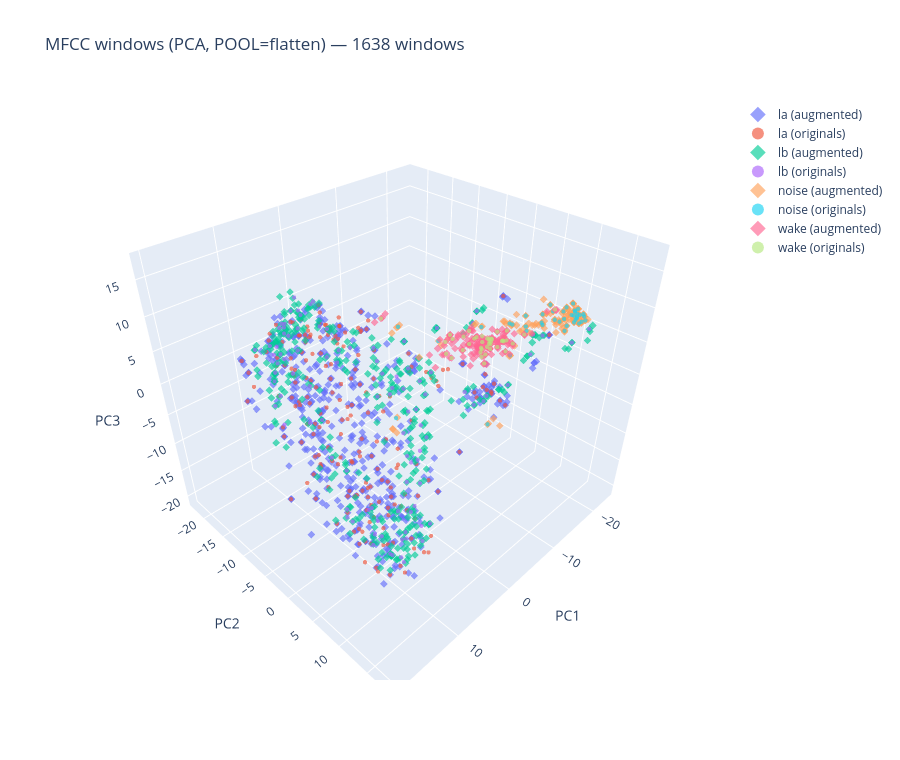

The notebook cell saved with this chart:
### Markdown cell above
## 3. The 3-D picture

Colour = label, shape = source (circle = your recording, diamond = augmentation).
Hover for the source file. Rotate it — the interesting overlaps are rarely frontal.

### Code cell
df = pd.DataFrame({
    axis_names[0]: Z[:, 0], axis_names[1]: Z[:, 1], axis_names[2]: Z[:, 2],
    "label": labels, "source": sources, "path": paths,
})

fig = go.Figure()
for label in sorted(df["label"].unique()):
    for source in sorted(df["source"].unique()):
        sub = df[(df.label == label) & (df.source == source)]
        if sub.empty:
            continue
        fig.add_trace(go.Scatter3d(
            x=sub[axis_names[0]], y=sub[axis_names[1]], z=sub[axis_names[2]],
            mode="markers",
            name=f"{label} ({source})",
            marker=dict(size=2.5, symbol="circle" if source == "originals" else "diamond", opacity=0.65),
            text=sub["path"], hovertemplate="%{text}<extra></extra>",
        ))
fig.update_layout(
    height=760,
    title=f"MFCC windows ({METHOD.upper()}, POOL={POOL}) — {len(df)} windows",
    legend=dict(itemsizing="constant"),
    scene=dict(xaxis_title=axis_names[0], yaxis_title=axis_names[1], zaxis_title=axis_names[2]),
)
BUILD.mkdir(exist_ok=True)
fig.write_html(BUILD / "mfcc_3d.html", include_plotlyjs="cdn")
print("saved:", BUILD / "mfcc_3d.html")
fig.show()

### Figure 1 — Plotly figure (JSON) as saved in the notebook; plotly's stock layout.template omitted (floating-point values rounded to 4 significant figures; data arrays with more than 128 entries replaced by an {"elided": "..."} marker saying what was removed)
{"data": [{"hovertemplate": "%{text}<extra></extra>", "marker": {"opacity": 0.65, "size": 2.5, "symbol": "diamond"}, "mode": "markers", "name": "la (augmented)", "text": {"elided": "531 str values"}, "type": "scatter3d", "x": {"elided": "531 float values"}, "y": {"elided": "531 float values"}, "z": {"elided": "531 float values"}}, {"hovertemplate": "%{text}<extra></extra>", "marker": {"opacity": 0.65, "size": 2.5, "symbol": "circle"}, "mode": "markers", "name": "la (originals)", "text": {"elided": "207 str values"}, "type": "scatter3d", "x": {"elided": "207 float values"}, "y": {"elided": "207 float values"}, "z": {"elided": "207 float values"}}, {"hovertemplate": "%{text}<extra></extra>", "marker": {"opacity": 0.65, "size": 2.5, "symbol": "diamond"}, "mode": "markers", "name": "lb (augmented)", "text": {"elided": "397 str values"}, "type": "scatter3d", "x": {"elided": "397 float values"}, "y": {"elided": "397 float values"}, "z": {"elided": "397 float values"}}, {"hovertemplate": "%{text}<extra></extra>", "marker": {"opacity": 0.65, "size": 2.5, "symbol": "circle"}, "mode": "markers", "name": "lb (originals)", "text": ["originals/lb/lb_local_02.wav", "originals/lb/lb_local_03.wav", "originals/lb/lb_local_04.wav", "originals/lb/lb_local_05.wav", "originals/lb/lb_local_06.wav", "originals/lb/lb_local_06.wav", "originals/lb/lb_local_07.wav", "originals/lb/lb_local_08.wav", "originals/lb/lb_local_09.wav", "originals/lb/lb_local_09.wav", "originals/lb/lb_local_09.wav", "originals/lb/lb_local_09.wav", "originals/lb/lb_local_10.wav", "originals/lb/lb_local_11.wav", "originals/lb/lb_local_12.wav", "originals/lb/lb_local_13.wav", "originals/lb/lb_local_14.wav", "originals/lb/lb_local_15.wav", "originals/lb/lb_local_15.wav", "originals/lb/lb_local_15.wav", "originals/lb/lb_local_15.wav", "originals/lb/lb_local_16.wav", "originals/lb/lb_local_17.wav", "originals/lb/lb_local_18.wav", "originals/lb/lb_local_19.wav", "originals/lb/lb_local_20.wav", "originals/lb/lb_local_21.wav", "originals/lb/lb_local_22.wav", "originals/lb/lb_local_23.wav", "originals/lb/lb_local_24.wav", "originals/lb/lb_local_25.wav", "originals/lb/lb_local_26.wav", "originals/lb/lb_local_27.wav", "originals/lb/lb_local_28.wav", "originals/lb/lb_local_29.wav", "originals/lb/lb_local_30.wav", "originals/lb/lb_local_31.wav", "originals/lb/lb_local_32.wav", "originals/lb/lb_local_33.wav", "originals/lb/lb_local_33.wav", "originals/lb/lb_local_33.wav", "originals/lb/lb_local_33.wav", "originals/lb/lb_local_34.wav", "originals/lb/lb_local_35.wav", "originals/lb/lb_local_36.wav", "originals/lb/lb_local_36.wav", "originals/lb/lb_local_36.wav", "originals/lb/lb_local_37.wav", "originals/lb/lb_local_37.wav", "originals/lb/lb_local_37.wav", "originals/lb/lb_local_37.wav", "originals/lb/lb_local_37.wav", "originals/lb/lb_local_37.wav", "originals/lb/lb_local_38.wav", "originals/lb/lb_local_38.wav", "originals/lb/lb_local_38.wav", "originals/lb/lb_local_39.wav", "originals/lb/lb_local_40.wav", "originals/lb/lb_local_40.wav", "originals/lb/lb_local_40.wav", "originals/lb/lb_local_40.wav", "originals/lb/lb_local_41.wav", "originals/lb/lb_local_42.wav", "originals/lb/lb_local_42.wav", "originals/lb/lb_local_42.wav", "originals/lb/lb_local_42.wav", "originals/lb/lb_local_42.wav", "originals/lb/lb_local_42.wav", "originals/lb/lb_local_43.wav", "originals/lb/lb_local_43.wav", "originals/lb/lb_local_43.wav", "originals/lb/lb_local_43.wav", "originals/lb/lb_local_43.wav", "originals/lb/lb_local_43.wav", "originals/lb/lb_local_43.wav", "originals/lb/lb_local_44.wav", "originals/lb/lb_local_44.wav", "originals/lb/lb_local_44.wav", "originals/lb/lb_local_44.wav", "originals/lb/lb_local_44.wav", "originals/lb/lb_local_44.wav", "originals/lb/lb_local_44.wav", "originals/lb/lb_local_45.wav", "originals/lb/lb_local_45.wav", "originals/lb/lb_local_45.wav", "originals/lb/lb_local_46.wav", "originals/lb/lb_local_47.wav", "originals/lb/lb_local_48.wav", "originals/lb/lb_local_48.wav", "originals/lb/lb_local_48.wav", "originals/lb/lb_local_49.wav", "originals/lb/lb_local_49.wav", "originals/lb/lb_local_49.wav", "originals/lb/lb_local_50.wav", "originals/lb/lb_local_51.wav", "originals/lb/lb_local_51.wav", "originals/lb/lb_local_51.wav", "originals/lb/lb_local_52.wav"], "type": "scatter3d", "x": [-16.47, -12.37, 11.43, -16.18, 4.886, 11.72, -19.34, -6.38, 6.522, 6.712, 9.31, 12.62, 10.36, -12.89, -14.46, 5.348, 7.272, 10.68, 8.197, 10.1, 11.45, -7.948, 2.194, -20.44, -12.08, -14.77, 2.736, 5.15, 5.462, -19.6, -17.63, 7.156, 6.835, -15.24, 1.084, -11.96, 0.2308, -2.16, 6.522, 7.351, 13.74, 15.65, 4.38, -5.969, 8.129, 9.72, 13.48, 10.01, 12.01, 12.16, 8.936, 11.95, 14.4, 8.938, 10.72, 13.72, -4.723, 8.209, 10.72, 12.45, 9.847, -18.21, 10.47, 11.85, 13.77, 11.03, 11.91, 13.6, 8.354, 11.0, 13.54, 9.968, 10.78, 12.9, 13.25, 8.141, 10.89, 13.71, 12.1, 8.079, 10.77, 12.99, 10.6, 10.73, 12.74, -0.6992, -20.41, 6.778, 9.796, 11.83, 5.356, 9.022, 10.15, 3.882, 7.364, 10.83, 12.27, 1.647], "y": [7.36, 1.609, 12.31, 4.457, 3.569, 14.67, 7.085, -6.492, 6.836, -2.483, 2.706, 14.65, -9.399, -0.5852, 2.186, -15.03, -15.23, -16.97, -2.634, 10.18, 7.266, -4.931, -15.58, -5.349, -6.581, -8.073, -17.73, -14.83, -15.57, -5.278, 12.57, -15.02, -15.25, 1.134, -19.61, -8.914, -21.9, -15.61, -18.45, 1.092, 16.12, 6.11, -19.24, -6.246, -16.84, 7.481, 16.0, -13.21, 11.8, 10.9, -14.5, 6.352, 15.14, -16.01, 8.092, 15.06, -10.31, -16.5, 5.959, 14.52, -10.26, 14.34, -14.21, 7.85, 11.58, -10.62, 2.528, 15.65, -15.87, 10.33, 13.87, -11.83, 0.1078, 14.27, 1.416, -14.27, 5.516, 15.39, -0.9137, -10.01, 10.95, 11.13, -13.45, 0.1017, 12.93, -4.959, 4.864, -11.09, 9.293, 11.51, -10.88, 13.09, 10.49, -12.7, -6.714, 13.62, 7.748, -13.1], "z": [1.655, -7.632, -4.565, -4.633, -15.27, 7.776, 3.276, 2.111, -2.592, 8.57, -12.5, 6.53, 3.335, -6.731, -6.801, 2.041, 6.864, 3.649, -9.857, -10.4, 8.878, -4.519, 7.654, 1.793, -5.785, 0.1169, 6.063, 5.473, 7.929, 0.1132, 5.273, 6.352, 6.659, -8.691, 3.972, -4.262, 5.57, -1.484, -1.064, -14.66, -2.233, 14.56, 2.498, -5.523, -1.096, -16.9, 14.62, -7.016, -12.82, 13.52, 4.436, -14.17, 6.396, -1.736, -15.36, 12.53, -2.126, 1.964, -11.09, 9.626, 8.261, 7.778, -4.134, -11.53, 12.55, 5.966, -12.85, 3.435, -4.376, -14.0, 11.56, 8.75, -14.64, -1.209, 11.97, 2.267, -13.69, 6.46, 14.31, -5.982, -10.4, 12.67, 5.73, -13.22, 1.248, 0.2005, 2.061, -1.164, -12.57, 6.578, -7.493, -7.604, 13.34, 9.804, -10.6, -8.721, 15.5, 4.658]}, {"hovertemplate": "%{text}<extra></extra>", "marker": {"opacity": 0.65, "size": 2.5, "symbol": "diamond"}, "mode": "markers", "name": "noise (augmented)", "text": {"elided": "160 str values"}, "type": "scatter3d", "x": {"elided": "160 float values"}, "y": {"elided": "160 float values"}, "z": {"elided": "160 float values"}}, {"hovertemplate": "%{text}<extra></extra>", "marker": {"opacity": 0.65, "size": 2.5, "symbol": "circle"}, "mode": "markers", "name": "noise (originals)", "text": ["originals/noise/noise_local_01.wav", "originals/noise/noise_local_02.wav", "originals/noise/noise_local_03.wav", "originals/noise/noise_local_04.wav", "originals/noise/noise_local_05.wav", "originals/noise/noise_local_06.wav", "originals/noise/noise_local_07.wav", "originals/noise/noise_local_08.wav", "originals/noise/noise_local_09.wav", "originals/noise/noise_local_10.wav", "originals/noise/noise_local_11.wav", "originals/noise/noise_local_12.wav", "originals/noise/noise_local_13.wav", "originals/noise/noise_local_14.wav", "originals/noise/noise_local_15.wav", "originals/noise/noise_local_16.wav", "originals/noise/noise_local_17.wav", "originals/noise/noise_local_18.wav", "originals/noise/noise_local_19.wav", "originals/noise/noise_local_20.wav", "originals/noise/noise_local_21.wav", "originals/noise/noise_local_22.wav", "originals/noise/noise_local_23.wav", "originals/noise/noise_local_24.wav", "originals/noise/noise_local_25.wav", "originals/noise/noise_local_26.wav", "originals/noise/noise_local_27.wav", "originals/noise/noise_local_28.wav", "originals/noise/noise_local_29.wav", "originals/noise/noise_local_30.wav", "originals/noise/noise_local_31.wav", "originals/noise/noise_local_32.wav", "originals/noise/noise_local_33.wav", "originals/noise/noise_local_34.wav", "originals/noise/noise_local_35.wav", "originals/noise/noise_local_36.wav", "originals/noise/noise_local_37.wav", "originals/noise/noise_local_38.wav", "originals/noise/noise_local_39.wav", "originals/noise/noise_local_40.wav"], "type": "scatter3d", "x": [-20.91, -19.81, -14.94, -21.9, -21.47, -23.36, -23.61, -22.18, -22.35, -23.42, -22.46, -21.24, -17.13, -21.68, -21.89, -22.49, -19.91, -6.64, -22.07, -21.97, -22.55, -21.75, -22.34, -22.42, -3.062, -15.79, -21.29, -21.96, -20.94, -23.0, -21.44, 6.076, -23.1, -22.71, -22.39, -22.8, -21.25, -22.72, -21.98, -22.86], "y": [9.045, 7.331, 2.455, 9.022, 5.321, 6.968, 9.837, 9.337, 8.312, 10.79, 10.4, 10.2, 3.653, 11.34, 9.926, 9.108, 4.057, -0.4863, 11.01, 11.32, 9.651, 5.338, 10.1, 6.746, -4.325, -0.7013, 9.173, 10.15, 10.85, 9.234, 0.01674, 4.565, 1.723, 1.765, 10.04, 4.47, 0.6569, 7.698, 6.567, 9.772], "z": [6.019, 7.917, -12.11, 4.556, 3.701, 3.77, 4.553, 6.212, 6.922, 5.483, 6.534, 6.844, -0.4398, 7.337, 7.076, 7.75, 2.512, 4.619, 5.906, 6.876, 5.091, 3.248, 6.225, 4.363, 6.641, 2.899, 4.08, 5.911, 6.813, 6.564, 1.449, 1.622, 0.9726, 2.914, 6.636, 4.171, 1.6, 5.929, 5.789, 7.064]}, {"hovertemplate": "%{text}<extra></extra>", "marker": {"opacity": 0.65, "size": 2.5, "symbol": "diamond"}, "mode": "markers", "name": "wake (augmented)", "text": {"elided": "164 str values"}, "type": "scatter3d", "x": {"elided": "164 float values"}, "y": {"elided": "164 float values"}, "z": {"elided": "164 float values"}}, {"hovertemplate": "%{text}<extra></extra>", "marker": {"opacity": 0.65, "size": 2.5, "symbol": "circle"}, "mode": "markers", "name": "wake (originals)", "text": ["originals/wake/wake_local_01.wav", "originals/wake/wake_local_02.wav", "originals/wake/wake_local_03.wav", "originals/wake/wake_local_04.wav", "originals/wake/wake_local_05.wav", "originals/wake/wake_local_06.wav", "originals/wake/wake_local_07.wav", "originals/wake/wake_local_08.wav", "originals/wake/wake_local_11.wav", "originals/wake/wake_local_12.wav", "originals/wake/wake_local_13.wav", "originals/wake/wake_local_14.wav", "originals/wake/wake_local_15.wav", "originals/wake/wake_local_16.wav", "originals/wake/wake_local_17.wav", "originals/wake/wake_local_18.wav", "originals/wake/wake_local_19.wav", "originals/wake/wake_local_20.wav", "originals/wake/wake_local_21.wav", "originals/wake/wake_local_22.wav", "originals/wake/wake_local_23.wav", "originals/wake/wake_local_24.wav", "originals/wake/wake_local_25.wav", "originals/wake/wake_local_26.wav", "originals/wake/wake_local_27.wav", "originals/wake/wake_local_28.wav", "originals/wake/wake_local_29.wav", "originals/wake/wake_local_30.wav", "originals/wake/wake_local_31.wav", "originals/wake/wake_local_32.wav", "originals/wake/wake_local_33.wav", "originals/wake/wake_local_34.wav", "originals/wake/wake_local_35.wav", "originals/wake/wake_local_36.wav", "originals/wake/wake_local_37.wav", "originals/wake/wake_local_38.wav", "originals/wake/wake_local_39.wav", "originals/wake/wake_local_40.wav", "originals/wake/wake_local_41.wav", "originals/wake/wake_local_42.wav", "originals/wake/wake_local_43.wav"], "type": "scatter3d", "x": [-21.58, -21.63, -18.46, -16.77, -16.55, -17.65, -0.3689, -14.49, -23.09, -19.93, -21.11, -16.52, -19.91, -21.38, -14.86, -21.59, -20.13, -22.12, -22.16, -21.07, -21.37, -19.88, -14.55, -20.8, -20.49, -20.5, -19.89, -21.69, -19.55, -18.84, -21.06, -21.06, -21.34, -21.43, -20.45, -20.41, -20.65, -19.66, -18.83, -17.25, -20.99], "y": [-0.4162, -2.167, -4.972, -6.634, -6.999, -5.316, -4.623, -6.084, 6.169, -2.186, 1.159, -4.374, -3.572, -1.736, -6.16, -2.981, -3.783, -1.511, -0.7477, -2.793, -2.97, -3.379, -4.822, -5.732, -3.93, -5.1, -2.714, -1.07, -3.2, -5.096, -3.128, -2.712, -3.693, -3.079, -2.926, -2.575, -0.1973, 1.057, -2.848, -0.7992, 3.029], "z": [0.0207, -0.9177, -0.6266, -1.986, -1.342, -1.404, 8.831, -1.322, 5.473, -1.872, -1.315, -2.864, -1.559, -3.301, -3.556, -2.546, -3.783, -2.466, -2.071, -3.96, -2.928, -5.09, -3.562, -3.283, -2.98, -2.622, -4.39, -2.012, -3.524, -3.105, -2.316, -2.094, -2.639, -3.453, -3.365, -2.616, -1.327, -2.069, -3.56, -3.913, 1.033]}], "layout": {"height": 760, "legend": {"itemsizing": "constant"}, "scene": {"xaxis": {"title": {"text": "PC1"}}, "yaxis": {"title": {"text": "PC2"}}, "zaxis": {"title": {"text": "PC3"}}}, "title": {"text": "MFCC windows (PCA, POOL=flatten) — 1638 windows"}}}
